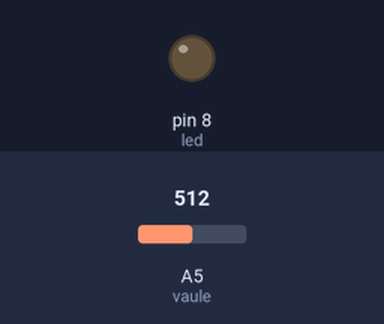
A sketch run on a simulated Arduino Uno, built with avr-gcc and run on an emulated ATmega328P. Parts: output pins drawn as LEDs (lit = HIGH). The test bench sets the inputs (shaded band); at power-on: A5 (vaule) = 512.

Above: at 1.2 s.
1.3 s: A5 (vaule) set to 498
At 1.7 s:
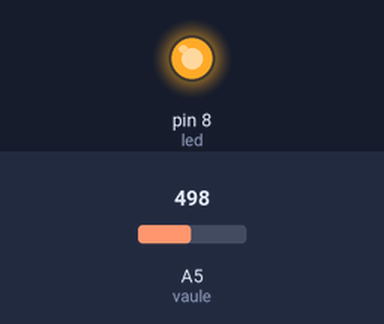
2.8 s: A5 (vaule) set to 522
At 4.0 s:
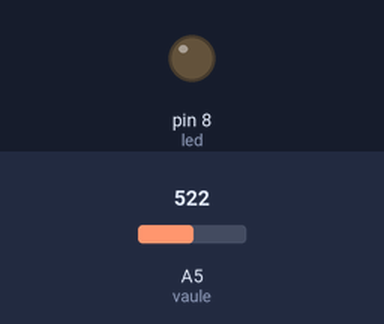
4.3 s: A5 (vaule) set to 511
At 5.1 s:
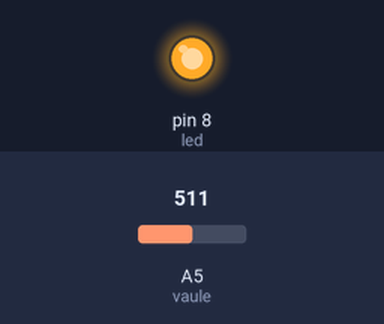
Timing chart, 0 to 7.3 s (numbered marks = the images above; inputs shaded):
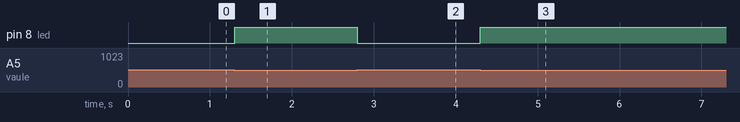

Measured:
- the behaviour switches between 512 and 511 on A5 (vaule) (found by bisection; images 0 and 1)
- after the input at 1.3 s, pin 8 (led): LOW → HIGH at once
- after the input at 2.8 s, pin 8 (led): HIGH → LOW at once
- after the input at 4.3 s, pin 8 (led): LOW → HIGH at once

The sketch:

Project_15_Tilt_Switch.ino
```cpp
#define led 8
#define vaule 5
void setup()
{
  pinMode(led,OUTPUT);// set digital pin 8 as “output”
}
void loop()
{
    int i;// define variable i
    i=analogRead(vaule);// read the voltage value of analog pin 5
    if(i<512)// if larger that 512（2.5V）
    {
      digitalWrite(8,HIGH);// turn on LED
    }
    else
    {
      digitalWrite(8,LOW);// turn off LED
    }
}
```
